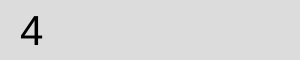
Frame 1 (no input)
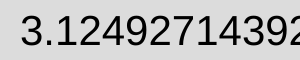
Frame 60 (no input)
Frame 120 (the mouse pressed at the canvas centre since frame 60): identical to frame 60, image omitted

The p5.js sketch that drew these frames (run headless with seeded random() and noise() and a simulated clock; from frame 60 on, the mouse is pressed at the canvas centre):

// p5.js sketch
// ── sketch.js
var pi;function setup(){createCanvas(0x12c,0x3c),textSize(0x2a),pi=0x0,den=0x1,add=!![];}function draw(){background(0xdc);var _0x384e6b=0x1/den;if(add)pi+=_0x384e6b;else pi-=_0x384e6b;den+=0x2,add=!add,text(0x4*pi,0x14,0x2d);}function mousePressed(){pi=0x0,den=0x1,add=!![];}
